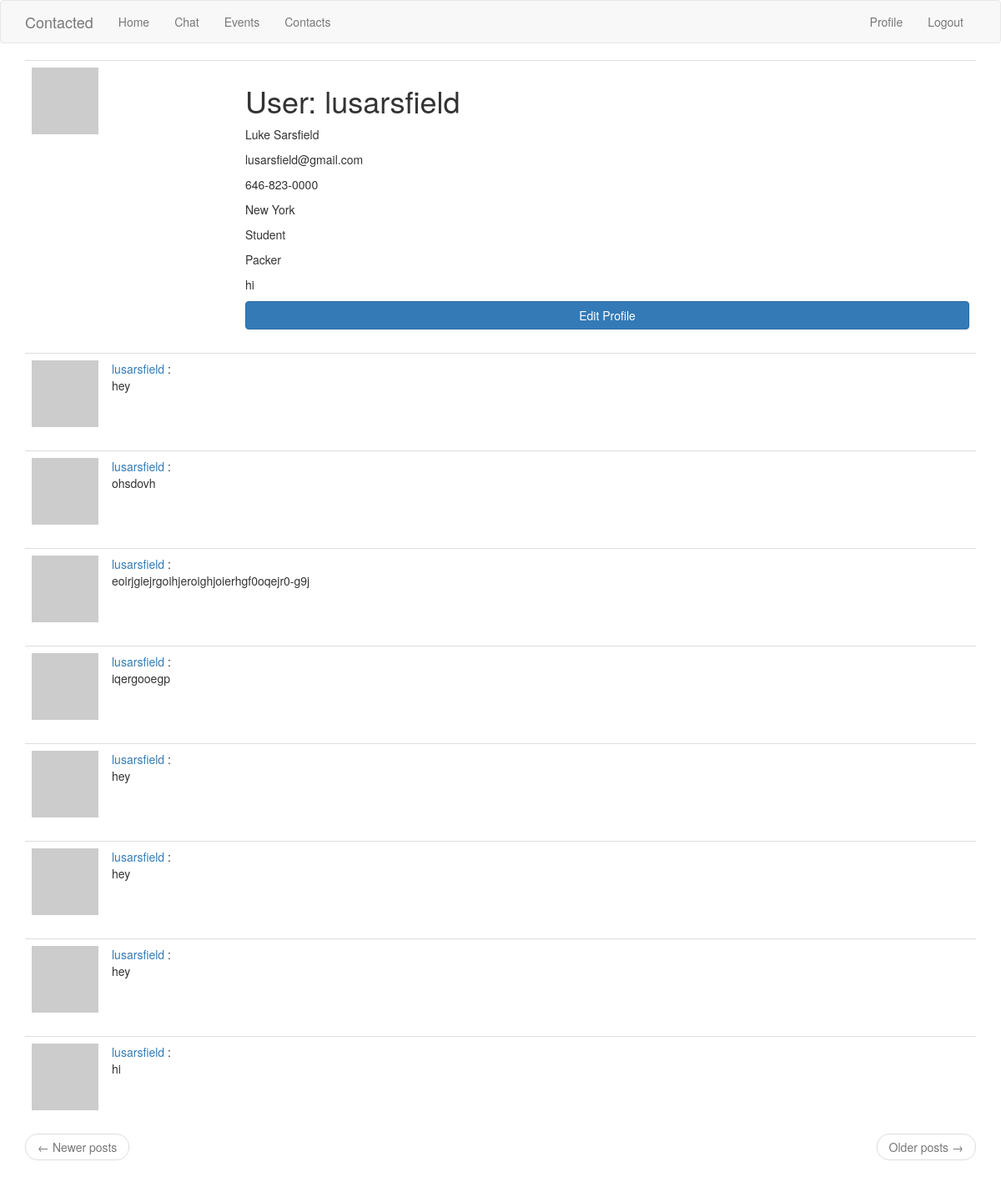
The app's page /user/lusarsfield (signed in) with its own data.
### app/models.py (models this page shows, shortened)
class User(UserMixin, db.Model):
    id = db.Column(db.Integer, primary_key=True)
    username = db.Column(db.String(64), index=True, unique=True)
    email = db.Column(db.String(120), index=True, unique=True)
    password_hash = db.Column(db.String(128))
    posts = db.relationship('Post', backref='author', lazy='dynamic')
    fullname_me = db.Column(db.String(140))
    email_me = db.Column(db.String(140))
    phonenumber_me = db.Column(db.String(140))
    city_me = db.Column(db.String(140))
    jobtitle_me = db.Column(db.String(140))
    company_me = db.Column(db.String(140))
    about_me = db.Column(db.String(140))
    last_seen = db.Column(db.DateTime, default=datetime.utcnow)
    followed = db.relationship(
        'User', secondary=followers,
        primaryjoin=(followers.c.follower_id == id),
        secondaryjoin=(followers.c.followed_id == id),
        backref=db.backref('followers', lazy='dynamic'), lazy='dynamic')
    def avatar(self, size):
        digest = md5(self.email.lower().encode('utf-8')).hexdigest()
        return 'https://www.gravatar.com/avatar/{}?d=identicon&s={}'.format(
            digest, size)

class Post(db.Model):
    id = db.Column(db.Integer, primary_key=True)
    body = db.Column(db.String(140))
    timestamp = db.Column(db.DateTime, index=True, default=datetime.utcnow)
    user_id = db.Column(db.Integer, db.ForeignKey('user.id'))

### app/routes.py (the view)
@app.route('/user/<username>')
@login_required
def user(username):
    user = User.query.filter_by(username=username).first_or_404()
    page = request.args.get('page', 1, type=int)
    posts = user.posts.order_by(Post.timestamp.desc()).paginate(
        page=page, per_page=app.config['POSTS_PER_PAGE'], error_out=False)
    next_url = url_for('user', username=user.username, page=posts.next_num) \
        if posts.has_next else None
    prev_url = url_for('user', username=user.username, page=posts.prev_num) \
        if posts.has_prev else None
    form = EmptyForm()
    return render_template('user.html', user=user, posts=posts.items,
                           next_url=next_url, prev_url=prev_url, form=form)

### app/models.py (called while the page is built)
@login.user_loader
def load_user(id):
    return User.query.get(int(id))

### app/routes.py (called while the page is built)
@app.before_request
def before_request():
    if current_user.is_authenticated:
        current_user.last_seen = datetime.utcnow()
        db.session.commit()

### app/templates/user.html
{% extends "base.html" %}
{% block app_content %}
    <table class="table table-hover">
        <tr>
            <td width="256px"><img src="{{ user.avatar(256) }}"></td>
            <td>
                <h1>User: {{ user.username }}</h1>
                {% if user.fullname_me %}<p>{{ user.fullname_me }}</p>{% endif %}
                {% if user.email_me %}<p>{{ user.email_me }}</p>{% endif %}
                {% if user.phonenumber_me %}<p>{{ user.phonenumber_me }}</p>{% endif %}
                {% if user.city_me %}<p>{{ user.city_me }}</p>{% endif %}
                {% if user.jobtitle_me %}<p>{{ user.jobtitle_me }}</p>{% endif %}
                {% if user.company_me %}<p>{{ user.company_me }}</p>{% endif %}
                {% if user.about_me %}<p>{{ user.about_me }}</p>{% endif %}
                {% if user == current_user %}
                <a href="{{ url_for('edit_profile') }}" class= "btn btn-primary btn-block" role="button"> Edit Profile </a>
                {% endif %}
            </td>
        </tr>
    </table>
    {% for post in posts %}
        {% include '_post.html' %}
    {% endfor %}
    <nav aria-label="...">
        <ul class="pager">
            <li class="previous{% if not prev_url %} disabled{% endif %}">
                <a href="{{ prev_url or '#' }}">
                    <span aria-hidden="true">&larr;</span> Newer posts
                </a>
            </li>
            <li class="next{% if not next_url %} disabled{% endif %}">
                <a href="{{ next_url or '#' }}">
                    Older posts <span aria-hidden="true">&rarr;</span>
                </a>
            </li>
        </ul>
    </nav>
{% endblock %}

### app/templates/_post.html
<table class="table table-hover">
    <tr>
        <td width="70px">
            <a href="{{ url_for('user', username=post.author.username) }}">
                <img src="{{ post.author.avatar(70) }}" />
            </a>
        </td>
        <td>
            <a href="{{ url_for('user', username=post.author.username) }}">
                {{ post.author.username }}
            </a>
            :
            <br>
            {{ post.body }}
        </td>
    </tr>
</table>

### records on screen
User: username "lusarsfield", fullname_me "Luke Sarsfield", email_me "lusarsfield@gmail.com", phonenumber_me "646-823-0000", city_me "New York", jobtitle_me "Student", company_me "Packer", about_me "hi"
Post: author.username "lusarsfield", body "hey"
Post: author.username "lusarsfield", body "ohsdovh"
Post: author.username "lusarsfield", body "eoirjgiejrgoihjeroighjoierhgf0oqejr0-g9j"
Post: author.username "lusarsfield", body "iqergooegp"
Post: author.username "lusarsfield", body "hey"
Post: author.username "lusarsfield", body "hey"
Post: author.username "lusarsfield", body "hey"
Post: author.username "lusarsfield", body "hi"
